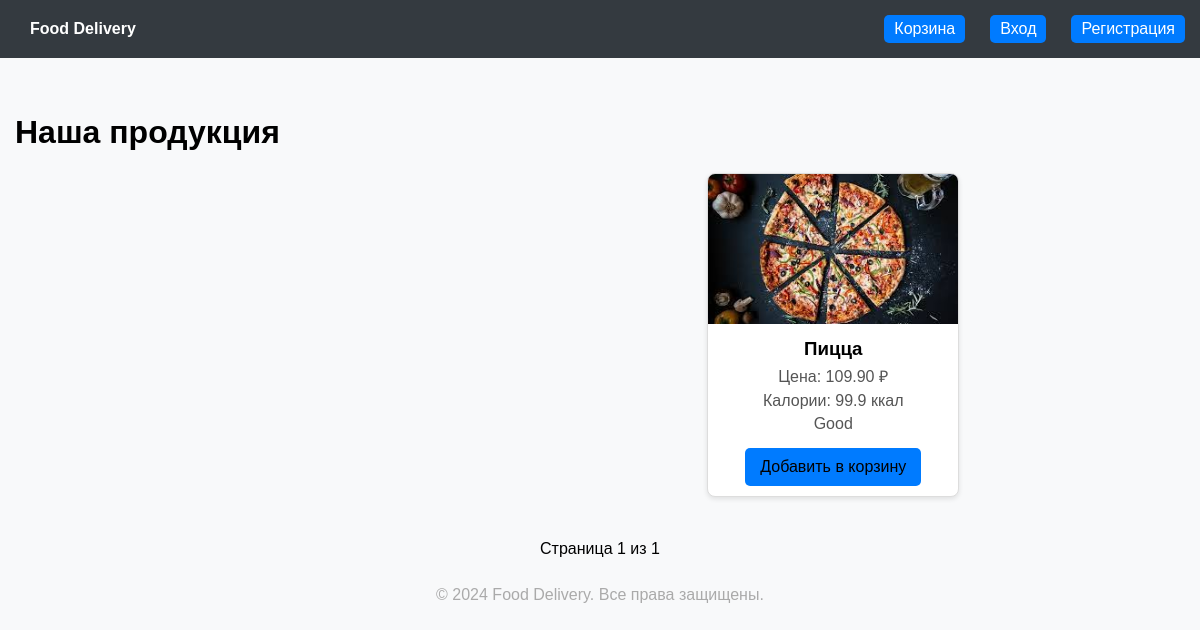
The app's page /, older data.
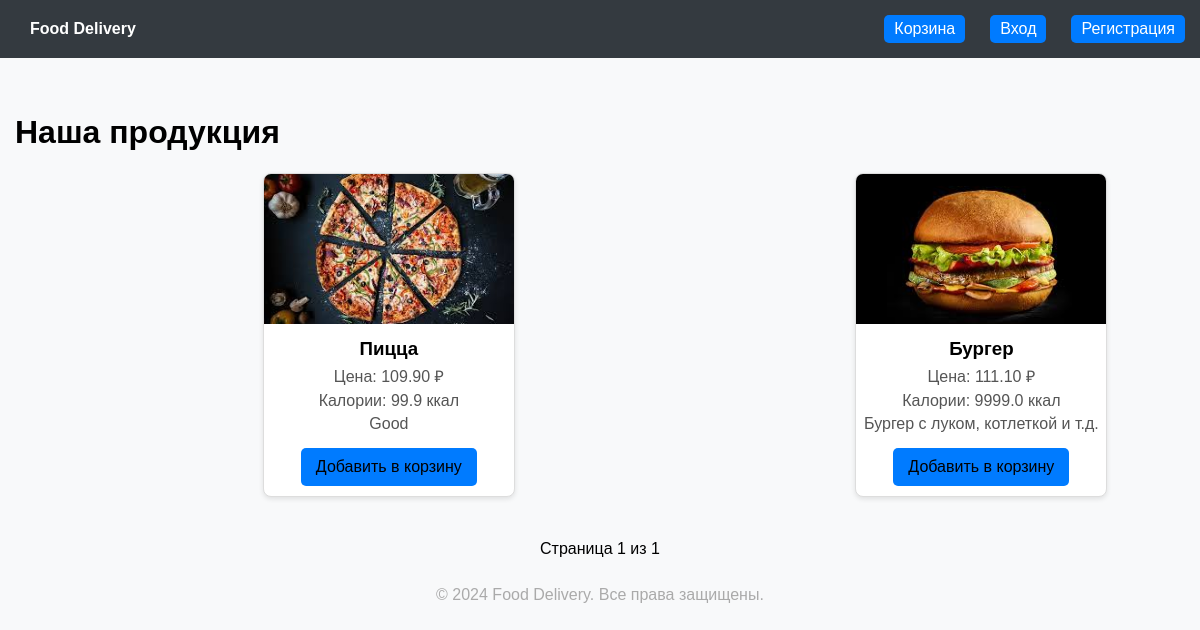
The same page, newer data.
### core/models.py (models this page shows, shortened)
class Food(models.Model):
    compound = models.CharField(max_length=255, blank=True, null=True)
    name = models.CharField(max_length=100)
    category = models.ManyToManyField(Category)
    image = models.ImageField(upload_to='food')
    description = models.TextField(blank=True, null=True)
    calories = models.FloatField(blank=True, null=True)
    price = models.DecimalField(max_digits=10, decimal_places=2)
    is_available = models.BooleanField(default=True)

### core/views.py (the view)
# urls.py: path('', Index.as_view(), name = 'home'),
class Index(ListView):
    model = Food
    context_object_name = 'foods'
    template_name = 'index.html'
    paginate_by = 2
    def get_context_data(self, **kwargs):
        context = super().get_context_data(**kwargs)
        if self.request.user.is_authenticated:
            count_quantity = Cart.objects.filter(user=self.request.user).aggregate(Sum('quantity'))
            context['cart_item_count'] = count_quantity['quantity__sum']
        else:
            context['cart_item_count'] = 0
        return context

### core/templates/index.html (shortened to what this page needs)
{% load static %}
<!DOCTYPE html>
<html lang="en">
<head>
    <link rel="stylesheet" href="{% static 'css/style.css' %}" />
</head>
<body>
    <header>
        <div>
           <a href="{% url 'home:home' %}"> <strong>Food Delivery</strong></a>
        </div>
        <div class="cart-info">
            <a href="{% url 'home:cart' %}">
                Корзина
            </a>
            {% if user.is_authenticated %}
                Привет, {{ user.username }}!
                <a href="{% url 'account:logout' %}">Выйти</a>
            {% else %}
                <a href="{% url 'account:login' %}">Вход</a>
                <a href="{% url 'account:register' %}">Регистрация</a>
            {% endif %}
        </div>
    </header>
    <div class="container">
        <h1>Наша продукция</h1>
        <div class="product-list">
            {% for food in foods %}
            <a href="{% url 'home:detail' food.pk %}" style="outline: none;">
            <div class="product-card">
                <img src="{{ food.image.url }}" alt="{{ food.name }}">
                <h3>{{ food.name }}</h3>
                <p>Цена: {{ food.price }} ₽</p>
                <p>Калории: {{ food.calories }} ккал</p>
                <p>{{ food.description }}</p>
                <a href="{% url 'home:add_cart' food.pk %}" class="link">Добавить в корзину</a>
            </div>
            </a>
            {% endfor %}
        </div>
    </div>
    <div class="pagination">
        <span>Страница {{ page_obj.number }} из {{ page_obj.paginator.num_pages }}</span>
    </div>
    <footer>
        &copy; 2024 Food Delivery. Все права защищены.
    </footer>
</body>
</html>

### core/static/css/style.css (style rules this page uses)
body { font-family: Arial, sans-serif; margin: 0; padding: 0; background-color: #f8f9fa; }
header { background-color: #343a40; color: #fff; padding: 15px; display: flex; justify-content: space-between; align-items: center; }
header a { color: #fff; text-decoration: none; margin-left: 15px; }
.container { max-width: 1200px; margin: 20px auto; padding: 15px; }
.product-list { display: flex; flex-wrap: wrap; gap: 15px; justify-content: space-around; }
.product-card { background-color: #fff; border: 1px solid #ddd; border-radius: 8px; box-shadow: 0 2px 5px rgba(0, 0, 0, 0.1); width: 250px; overflow: hidden; text-align: center; }
.product-card img { width: 100%; height: 150px; object-fit: cover; }
.product-card h3 { margin: 10px 0 5px; }
.product-card p { margin: 5px 0; color: #555; }
.product-card a { text-decoration: none; color: inherit; }
.link { display: inline-block; background-color: #007bff; color: #fff; padding: 10px 15px; text-decoration: none; border-radius: 5px; margin: 10px 0; transition: background-color 0.3s; }
footer { text-align: center; margin-top: 20px; color: #aaa; }
.cart-info { display: flex; align-items: center; gap: 10px; }
.cart-info a { background-color: #007bff; color: #fff; padding: 5px 10px; border-radius: 5px; text-decoration: none; transition: background-color 0.3s; }
.pagination { display: flex; justify-content: center; margin: 20px 0; }
.pagination span { padding: 8px 12px; }

Row changes from the older to the newer data that the page shows:
added Food: image (picture), name "Бургер", price "111.10", calories "9999.0", description "Бургер с луком, котлеткой и т.д."
